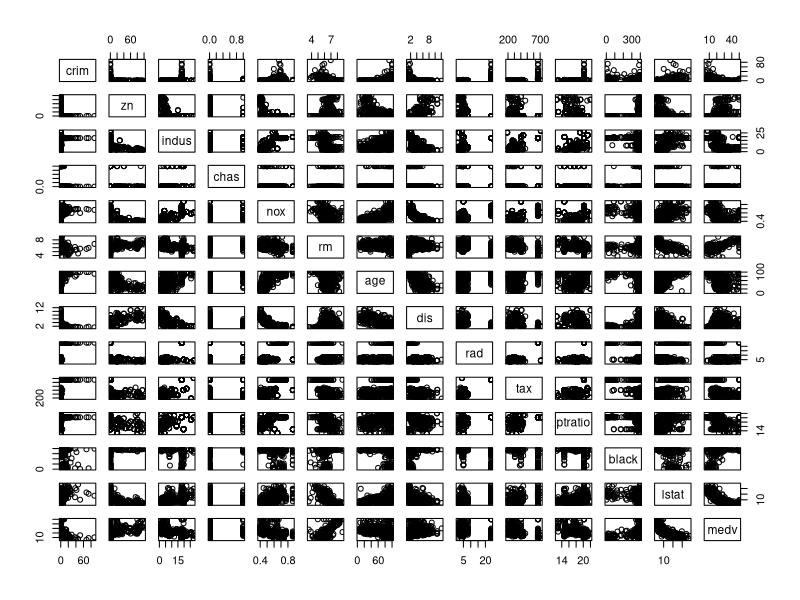
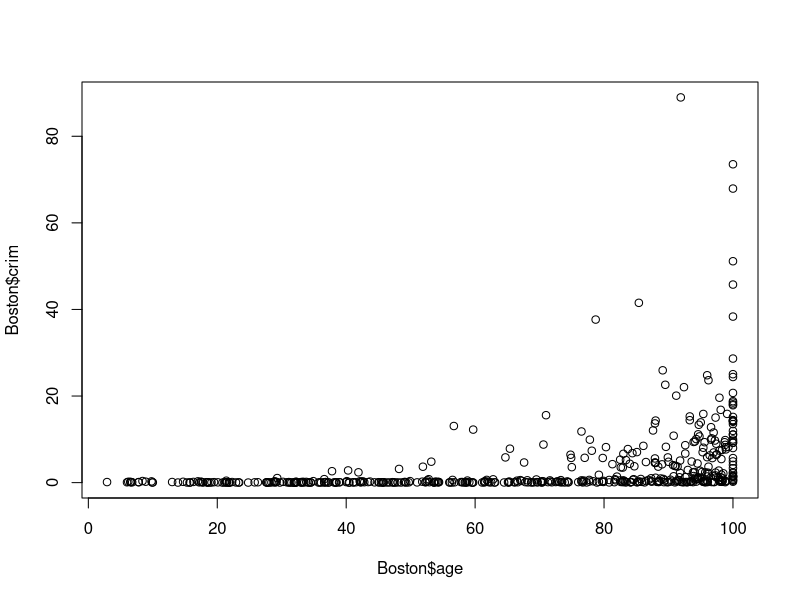
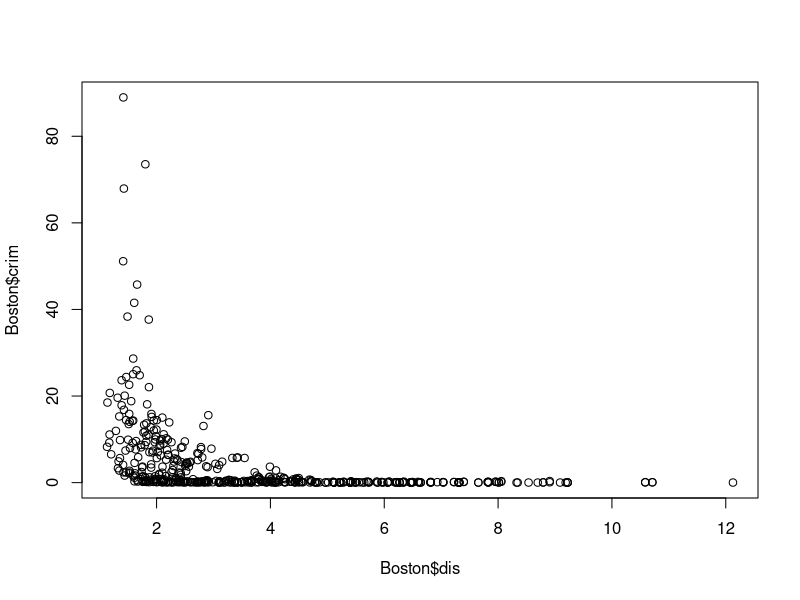
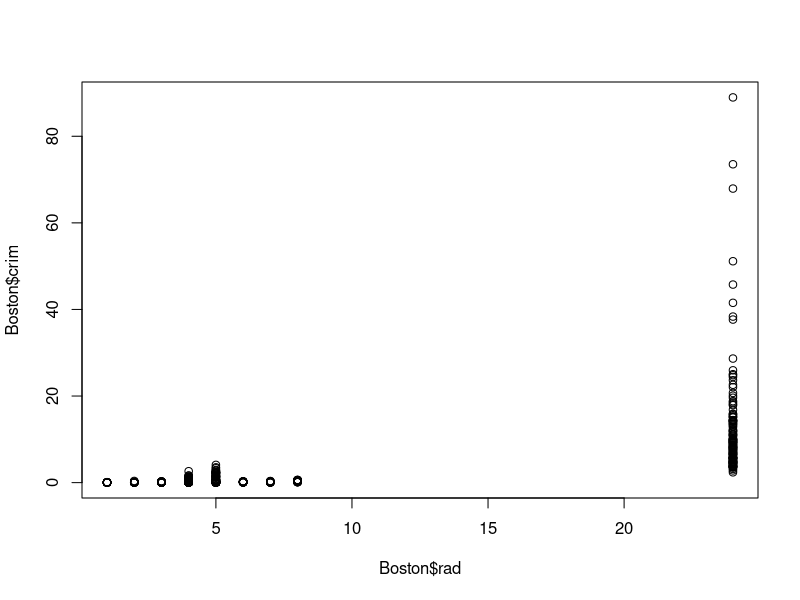
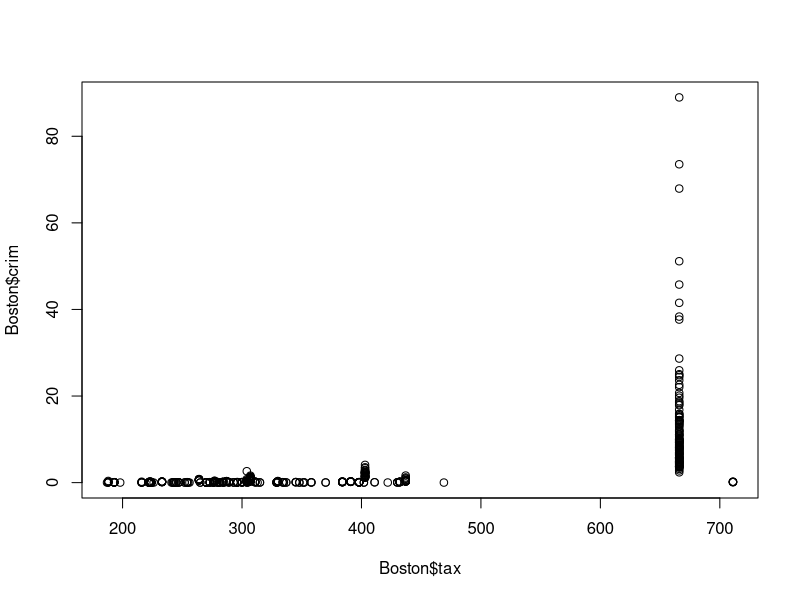
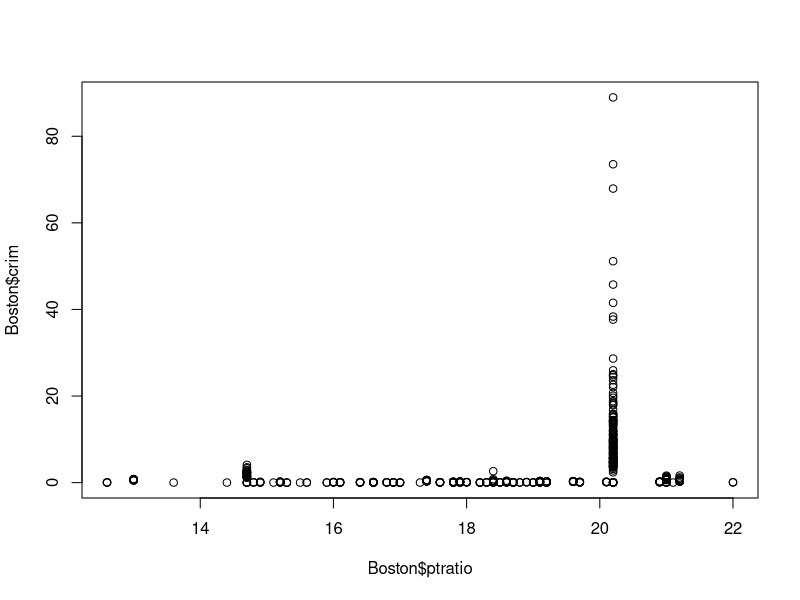
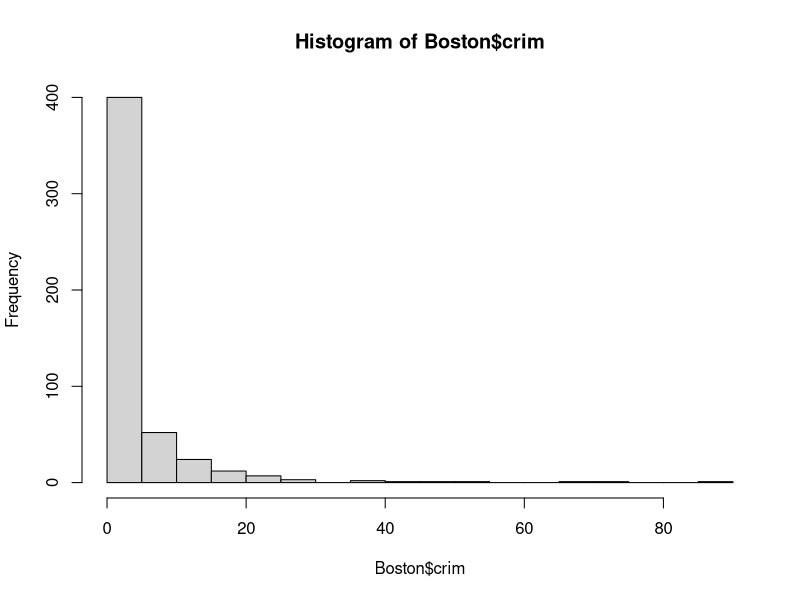
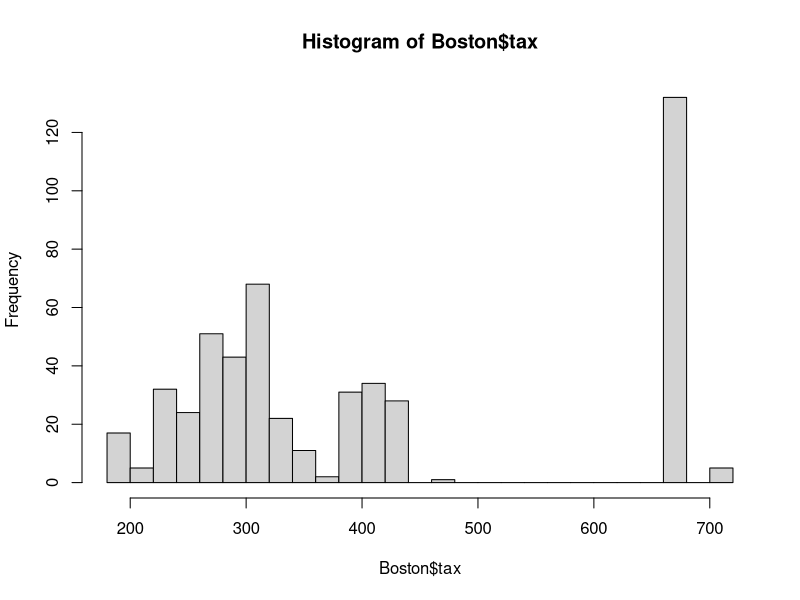

Here is the R script that generated these plots, in order:
## ---- chunk 1
library(MASS)
## ---- chunk 2
pairs(Boston)
## ---- chunk 3
plot(Boston$age, Boston$crim)
plot(Boston$dis, Boston$crim)
plot(Boston$rad, Boston$crim)
plot(Boston$tax, Boston$crim)
plot(Boston$ptratio, Boston$crim)
## ---- chunk 4
hist(Boston$crim, 25)
median(Boston$crim)
range(Boston$crim)
quantile(Boston$crim, 0.95)

hist(Boston$tax, 25)
median(Boston$tax)
range(Boston$tax)

hist(Boston$ptratio, 25)
## ---- chunk 5
sum(Boston$chas)
## ---- chunk 6
median(Boston$ptratio)
## ---- chunk 7
subset(Boston, medv == min(Boston$medv))
highlight <- function(x, value, col.value, col=NA, ...){
   hst <- hist(x, ...)
   idx <- findInterval(value, hst$breaks)
   cols <- rep(col, length(hst$counts))
   cols[idx] <- col.value
   hist(x, col=cols, ...)
}
highlight(Boston$crim, Boston$crim[Boston$medv == min(Boston$medv)], "red")
highlight(Boston$zn, Boston$zn[Boston$medv == min(Boston$medv)], "red")
highlight(Boston$indus, Boston$indus[Boston$medv == min(Boston$medv)], "red")
highlight(Boston$chas, Boston$chas[Boston$medv == min(Boston$medv)], "red")
highlight(Boston$nox, Boston$nox[Boston$medv == min(Boston$medv)], "red")
highlight(Boston$rm, Boston$rm[Boston$medv == min(Boston$medv)], "red")
highlight(Boston$age, Boston$age[Boston$medv == min(Boston$medv)], "red")
highlight(Boston$dis, Boston$dis[Boston$medv == min(Boston$medv)], "red")
highlight(Boston$rad, Boston$rad[Boston$medv == min(Boston$medv)], "red")
highlight(Boston$tax, Boston$tax[Boston$medv == min(Boston$medv)], "red")
highlight(Boston$ptratio, Boston$ptratio[Boston$medv == min(Boston$medv)], "red")
highlight(Boston$black, Boston$black[Boston$medv == min(Boston$medv)], "red")
highlight(Boston$lstat, Boston$lstat[Boston$medv == min(Boston$medv)], "red")
## ---- chunk 8
nrow(subset(Boston, rm > 7))
nrow(subset(Boston, rm > 8))
summary(subset(Boston, rm > 8))
summary(Boston)
